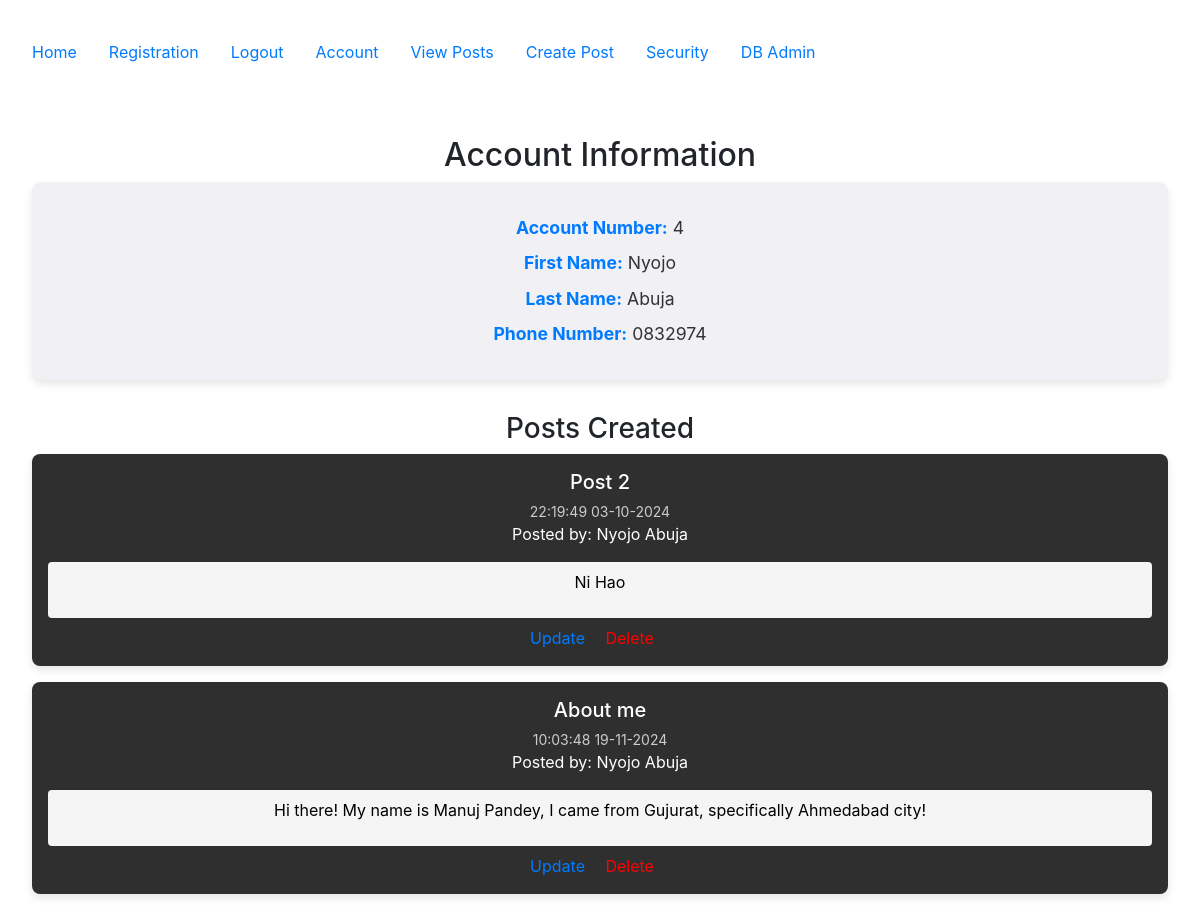
Page /accounts/account (signed in) on the committed database.
### config.py (models this page shows, shortened)
class User(db.Model, UserMixin):
    __tablename__ = 'users'
    id = db.Column(db.Integer, primary_key=True)
    email = db.Column(db.String(100), nullable=False, unique=True)
    password = db.Column(db.String(100), nullable=False)
    firstname = db.Column(db.String(100), nullable=False)
    lastname = db.Column(db.String(100), nullable=False)
    phone = db.Column(db.String(100), nullable=False)
    mfa_key = db.Column(db.String(32), nullable=False, default='')  # Store MFA key
    mfa_enabled = db.Column(db.Boolean, nullable=False, default=False)  # Track if MFA is enabled
    posts = db.relationship("Post", order_by=Post.id, back_populates="user")

class Post(db.Model):
   __tablename__ = 'posts'
   id = db.Column(db.Integer, primary_key=True)
   userid = db.Column(db.Integer, db.ForeignKey('users.id'))
   created = db.Column(db.DateTime, nullable=False, default=datetime.utcnow)
   title = db.Column(db.Text, nullable=False)
   body = db.Column(db.Text, nullable=False)
   user = db.relationship("User", back_populates="posts")

### accounts/views.py (the view)
@accounts_bp.route('/account')
@login_required
def account():
    user = current_user  # Get the logged-in user
    user_posts = Post.query.filter_by(userid=user.id).all()  # Adjust column name to 'userid'
    return render_template('accounts/account.html', user=user, posts=user_posts)

### accounts/views.py (called while the page is built, shortened)
@accounts_bp.before_request
def restrict_access():
    if current_user.is_authenticated:
        restricted_routes_authenticated = ['accounts.registration', 'accounts.login']
        if request.endpoint in restricted_routes_authenticated:
            flash("You are already logged in.", "danger")
            return redirect(url_for('posts.posts'))

### app.py (called while the page is built, shortened)
@login_manager.user_loader
def load_user(user_id):
    return User.query.get(int(user_id))

@app.before_request
def restrict_access():
    if current_user.is_authenticated:
        restricted_routes_authenticated = ['accounts.registration', 'accounts.login']
        if request.endpoint in restricted_routes_authenticated:
            flash("You are already logged in.", "danger")
            return redirect(url_for('posts.posts'))

### templates/accounts/account.html (shortened to what this page needs)
{% extends "base.html" %}
{% block content %}
<h2>Account Information</h2>
{% if user.is_authenticated %}
    <div class="account-info">
        <p><strong>Account Number:</strong> {{ user.id }}</p>
        <p><strong>First Name:</strong> {{ user.firstname }}</p>
        <p><strong>Last Name:</strong> {{ user.lastname }}</p>
        <p><strong>Phone Number:</strong> {{ user.phone }}</p>
    </div>
    <h3>Posts Created</h3>
    <div class="post-container">
        {% for post in posts %}
            <div class="post-card">
                <h4>{{ post.title }}</h4>
                <small>{{ post.created.strftime('%H:%M:%S %d-%m-%Y') }}</small>
                <p>Posted by: {{ user.firstname }} {{ user.lastname }}</p>
                <div class="post-body">
                    <p>{{ post.body }}</p>
                </div>
                <div class="post-actions">
                    <a href="{{ url_for('posts.update', id=post.id) }}">Update</a>
                    <a href="{{ url_for('posts.delete', id=post.id) }}" style="color: red;">Delete</a>
                </div>
            </div>
        {% endfor %}
    </div>
{% else %}
    <p>You must be logged in to view account details.</p>
{% endif %}
{% endblock %}

### templates/accounts/account.html (style rules this page uses)
.account-info { background-color: #f0f0f5; color: #333; padding: 1.5em; border-radius: 10px; box-shadow: 0 4px 8px rgba(0, 0, 0, 0.1); margin-bottom: 2em; }
.account-info p { font-size: 1.1em; margin: 0.5em 0; }
.account-info strong { color: #007bff; }
.post-container { display: flex; flex-direction: column; gap: 1em; }
.post-card { background-color: #2f2f2f; color: white; padding: 1em; border-radius: 8px; box-shadow: 0 4px 8px rgba(0, 0, 0, 0.1); }
.post-card h4 { margin: 0; font-size: 1.25em; }
.post-card small { display: block; margin-top: 0.5em; color: #ccc; }
.post-body { background-color: #f5f5f5; color: black; padding: 0.5em; border-radius: 4px; margin-top: 0.5em; }
.post-actions { margin-top: 0.5em; }
.post-actions a { color: #007bff; text-decoration: none; margin-right: 1em; }

### rows in the picture
User: id "4", firstname "Nyojo", lastname "Abuja", phone "0832974"
Post: title "Post 2", created "22:19:49 03-10-2024", body "Ni Hao"
Post: title "About me", created "10:03:48 19-11-2024", body "Hi there! My name is Manuj Pandey, I came from Gujurat, specifically Ahmedabad city!"
